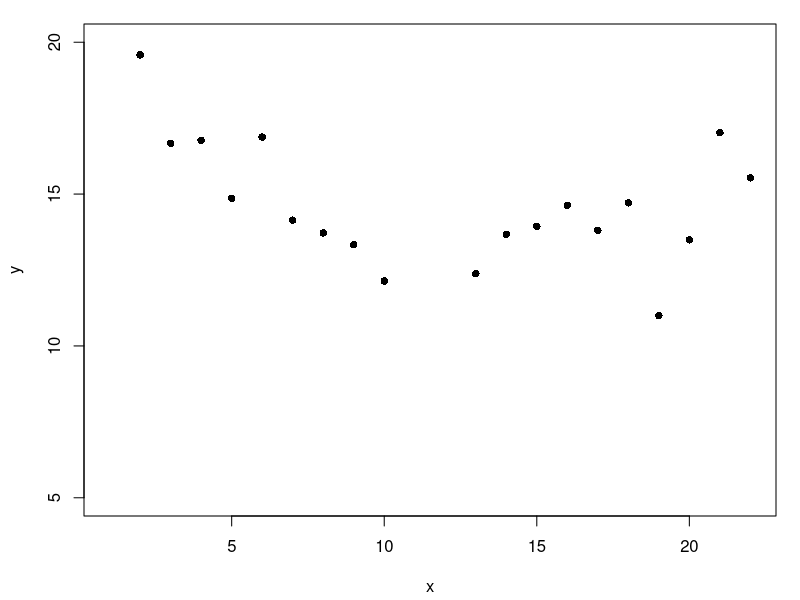
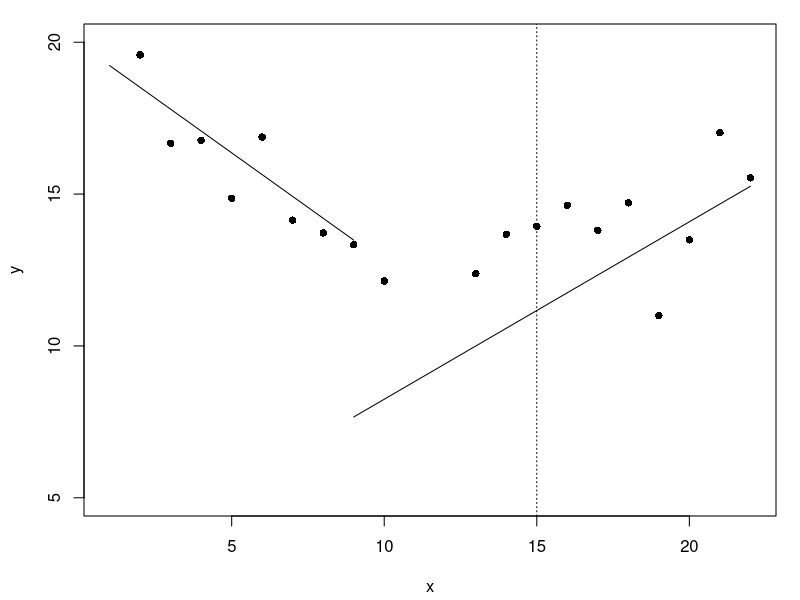

Reproduce these figures in R, in order.
#piecewise linear regression
x <- c(1:10, 13:22)
y <- numeric(20)
## Create first segment
y[1:10] <- 20:11 + rnorm(10, 0, 1.5)
## Create second segment
y[11:20] <- seq(11, 15, len=10) + rnorm(10, 0, 1.5)
## Plot it
par(mar=c(4,4,1,1)+0.2)
plot(x,y, ylim=c(5, 20), pch=16)

#The complicated bit is choosing the breakpoint. 
#We can eyeball the data and say that the breakpoint is somewhere between 9 and 17. 
#Choose a wider range than you might think, just to be safe. 
#Create a variable called breaks to hold these breakpoints:
breaks <- x[which(x >= 9 & x <= 17)]

#Create an empty container for MSE values from each model
mse<- numeric(length(breaks))
# use a for( ) loop to run a linear regression for each possible breakpoint. 
#Formulate the linear model exactly like the above formula.
for(i in 1:length(breaks)){
  piecewise1 <- lm(y ~ x*(x < breaks[i]) + x*(x>=breaks[i]))
  mse[i] <- summary(piecewise1)[6]
}
mse <- as.numeric(mse)
#which breakpoint has the lowest mean square error?
breaks[which(mse==min(mse))]
#result is 9 for me, but 15 from teh example online
#run again with the output of above
piecewise2 <- lm(y ~ x*(x < 9) + x*(x > 9))
summary(piecewise2)
#
#use the output of summary for the following
#  
#The intercept for the line when x < 9 is (Intercept) + x < 9TRUE
#The slope of the line when x < 15 is x + x:x<15TRUE
#So, when x is less than 15, the formula is
plot(x,y, ylim=c(5, 20), pch=16)
curve((3.3133 + 16.6352) + (0.5843-1.3025)*x, add=T, from=1, to=9)
curve((3.3133 - 0.9116) + 0.5843*x, add=T, from=9, to=max(x))
abline(v=15, lty=3)
